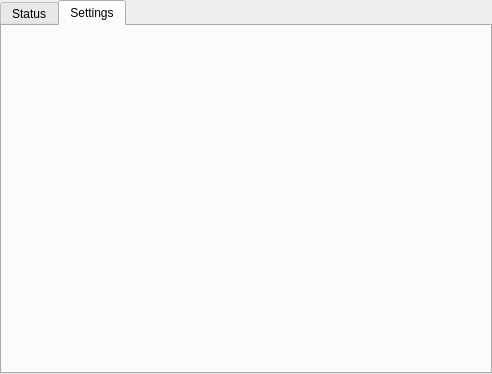
<?xml version="1.0" encoding="UTF-8"?>
<ui version="4.0">
 <class>ConnectionProperties</class>
 <widget class="QTabWidget" name="ConnectionProperties">
  <property name="geometry">
   <rect>
    <x>0</x>
    <y>0</y>
    <width>492</width>
    <height>374</height>
   </rect>
  </property>
  <property name="currentIndex">
   <number>1</number>
  </property>
  <widget class="QWidget" name="status">
   <attribute name="title">
    <string>Status</string>
   </attribute>
  </widget>
  <widget class="QWidget" name="settings">
   <attribute name="title">
    <string>Settings</string>
   </attribute>
  </widget>
 </widget>
 <resources/>
 <connections/>
</ui>
